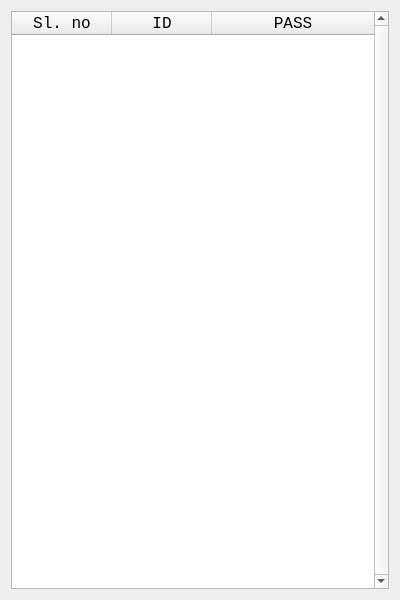
<?xml version="1.0" encoding="UTF-8"?>
<ui version="4.0">
 <class>dialog</class>
 <widget class="QDialog" name="dialog">
  <property name="geometry">
   <rect>
    <x>0</x>
    <y>0</y>
    <width>400</width>
    <height>600</height>
   </rect>
  </property>
  <property name="sizePolicy">
   <sizepolicy hsizetype="Preferred" vsizetype="Fixed">
    <horstretch>0</horstretch>
    <verstretch>0</verstretch>
   </sizepolicy>
  </property>
  <property name="minimumSize">
   <size>
    <width>400</width>
    <height>600</height>
   </size>
  </property>
  <property name="maximumSize">
   <size>
    <width>1000</width>
    <height>600</height>
   </size>
  </property>
  <property name="font">
   <font>
    <family>Consolas</family>
    <pointsize>12</pointsize>
   </font>
  </property>
  <property name="windowTitle">
   <string>My Passwords</string>
  </property>
  <property name="windowIcon">
   <iconset>
    <normaloff>1.png</normaloff>1.png</iconset>
  </property>
  <layout class="QVBoxLayout" name="verticalLayout">
   <item>
    <widget class="QTableWidget" name="tableWidget">
     <property name="verticalScrollBarPolicy">
      <enum>Qt::ScrollBarAlwaysOn</enum>
     </property>
     <property name="horizontalScrollBarPolicy">
      <enum>Qt::ScrollBarAlwaysOff</enum>
     </property>
     <property name="editTriggers">
      <set>QAbstractItemView::NoEditTriggers</set>
     </property>
     <property name="gridStyle">
      <enum>Qt::NoPen</enum>
     </property>
     <property name="sortingEnabled">
      <bool>true</bool>
     </property>
     <property name="wordWrap">
      <bool>true</bool>
     </property>
     <attribute name="horizontalHeaderVisible">
      <bool>true</bool>
     </attribute>
     <attribute name="horizontalHeaderStretchLastSection">
      <bool>true</bool>
     </attribute>
     <attribute name="verticalHeaderVisible">
      <bool>false</bool>
     </attribute>
     <column>
      <property name="text">
       <string>Sl. no</string>
      </property>
     </column>
     <column>
      <property name="text">
       <string>ID</string>
      </property>
     </column>
     <column>
      <property name="text">
       <string>PASS</string>
      </property>
     </column>
    </widget>
   </item>
  </layout>
 </widget>
 <resources/>
 <connections/>
</ui>
